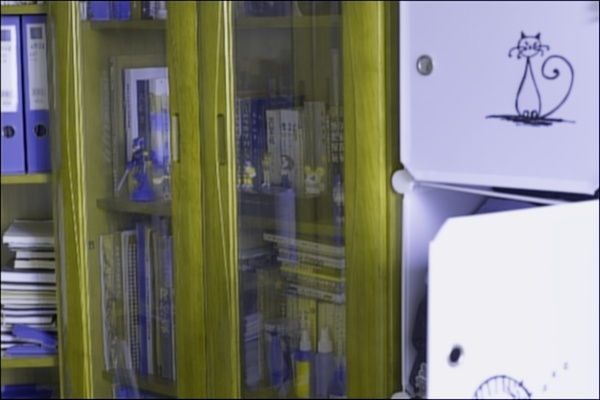
#> input picture Practice/1.jpg, 600 x 400 px, found by its file name
$ python gray2rgb.py
#> lines starting #> are read from the running program, lines starting #| are printed output that depends on the picture
import numpy as np
import cv2
img=cv2.imread("G:/ceshi/LOL_DE_99/1.jpg")
#> img is the input picture: shape (400, 600, 3); mean B, G, R 118.4, 125.4, 125.4
img1=cv2.imread("G:/fenjie/14/low_lowlight/1.png")
hsv = cv2.cvtColor(img1, cv2.COLOR_BGR2HSV)
#> hsv: shape (400, 600, 3); mean H, S, V 76.7, 75.3, 138.7
img=cv2.cvtColor(img,cv2.COLOR_BGR2GRAY)
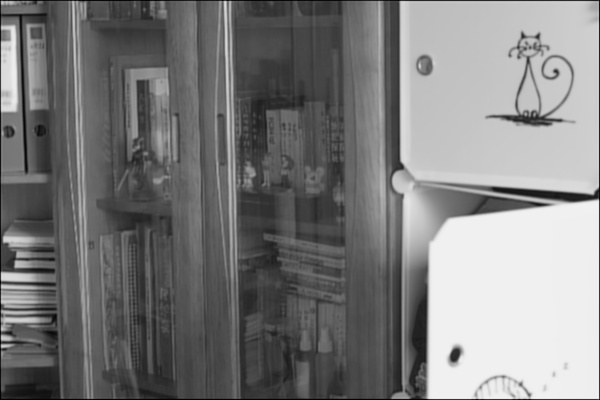
#> img: shape (400, 600); min 0, max 243, mean 124.6
hsv[:,:,2]=img[:,:]
#> hsv: shape (400, 600, 3); mean H, S, V 76.7, 75.3, 124.6
rgb=cv2.cvtColor(hsv,cv2.COLOR_HSV2RGB)
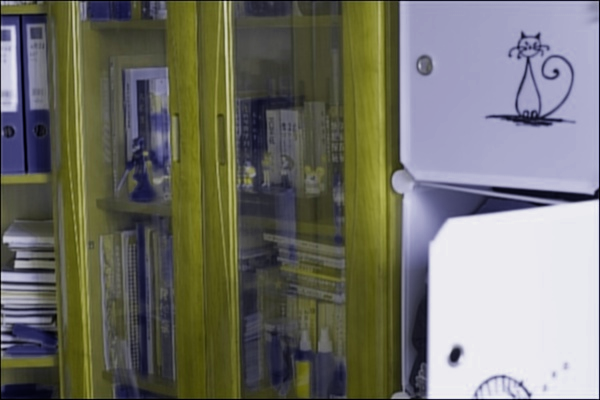
#> rgb: shape (400, 600, 3); mean R, G, B 114.1, 114, 105.4
cv2.imwrite("117.jpg",rgb)
